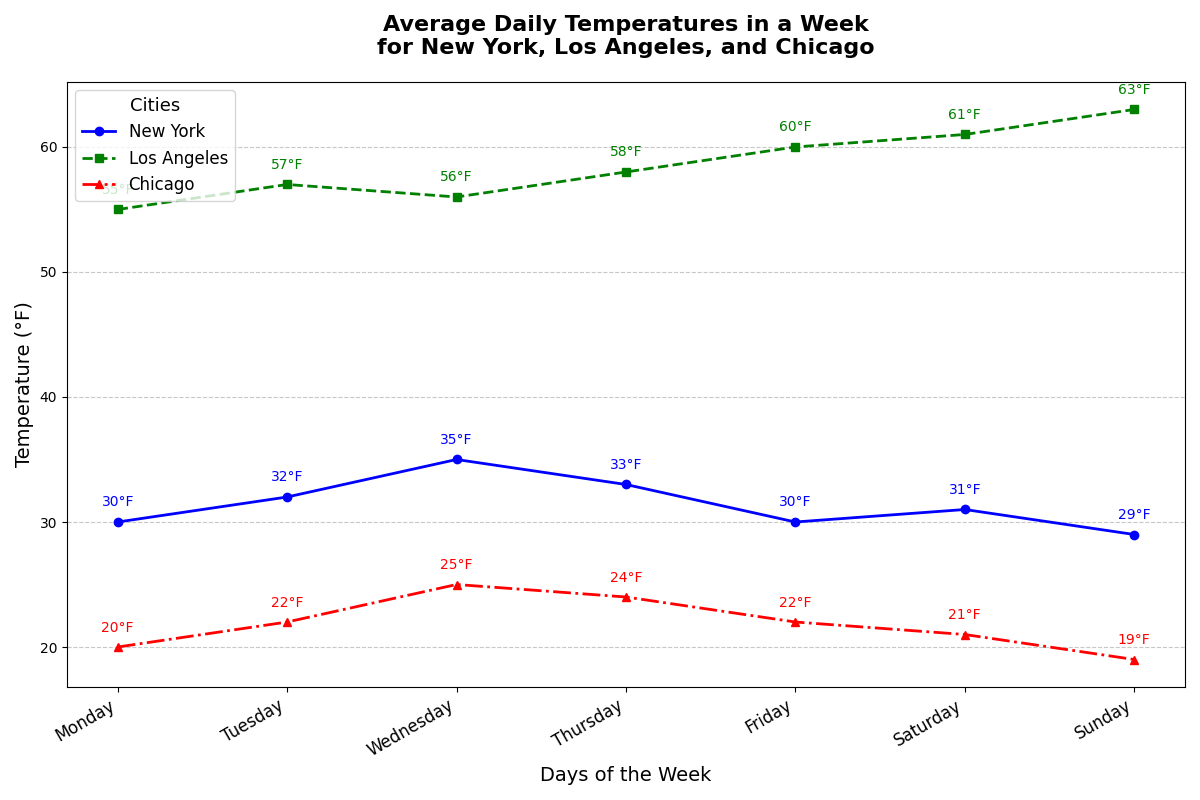

Recreate this plot in Python.
import matplotlib.pyplot as plt
import numpy as np

# Backstory: A Comparative Study of Average Daily Temperatures in Three Cities Over a Week
# The cities are New York, Los Angeles, and Chicago, famous for their distinct climate patterns.

# Days of the week
days = ['Monday', 'Tuesday', 'Wednesday', 'Thursday', 'Friday', 'Saturday', 'Sunday']

# Average daily temperatures for each city (in degrees Fahrenheit)
temperatures_ny = [30, 32, 35, 33, 30, 31, 29]
temperatures_la = [55, 57, 56, 58, 60, 61, 63]
temperatures_chicago = [20, 22, 25, 24, 22, 21, 19]

# Create the figure and the axis
fig, ax = plt.subplots(figsize=(12, 8))

# Plotting the data
ax.plot(days, temperatures_ny, marker='o', linestyle='-', color='blue', linewidth=2, markersize=6, label='New York')
ax.plot(days, temperatures_la, marker='s', linestyle='--', color='green', linewidth=2, markersize=6, label='Los Angeles')
ax.plot(days, temperatures_chicago, marker='^', linestyle='-.', color='red', linewidth=2, markersize=6, label='Chicago')

# Annotating each point
for i in range(len(days)):
    ax.text(i, temperatures_ny[i] + 1, f'{temperatures_ny[i]}°F', ha='center', va='bottom', fontsize=10, color='blue')
    ax.text(i, temperatures_la[i] + 1, f'{temperatures_la[i]}°F', ha='center', va='bottom', fontsize=10, color='green')
    ax.text(i, temperatures_chicago[i] + 1, f'{temperatures_chicago[i]}°F', ha='center', va='bottom', fontsize=10, color='red')

# Titles and labels
ax.set_title('Average Daily Temperatures in a Week\nfor New York, Los Angeles, and Chicago', fontsize=16, fontweight='bold', pad=20)
ax.set_xlabel('Days of the Week', fontsize=14)
ax.set_ylabel('Temperature (°F)', fontsize=14)

# Add grid lines for better readability
ax.yaxis.grid(True, linestyle='--', alpha=0.7)

# Set x-axis tick labels
ax.set_xticks(np.arange(len(days)))
ax.set_xticklabels(days, fontsize=12, rotation=30, ha='right')

# Add legend
ax.legend(title='Cities', loc='upper left', fontsize=12, title_fontsize='13')

# Automatically adjust layout
plt.tight_layout()

# Display the plot
plt.show()
